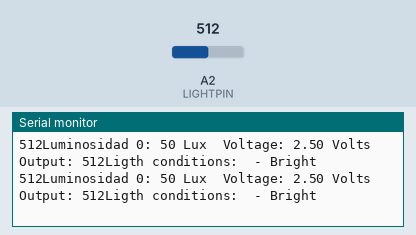
A sketch run on a simulated Arduino Uno, built with avr-gcc and run on an emulated ATmega328P. Parts: the last lines printed to the serial monitor. The test bench sets the inputs (shaded band); at power-on: A2 (LIGHTPIN) = 512.

Above: at 1.8 s.
1.9 s: A2 (LIGHTPIN) set to 490
At 2.8 s:
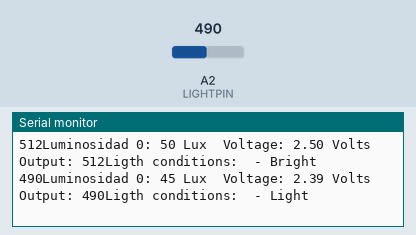
4.5 s: A2 (LIGHTPIN) set to 190
At 5.6 s:
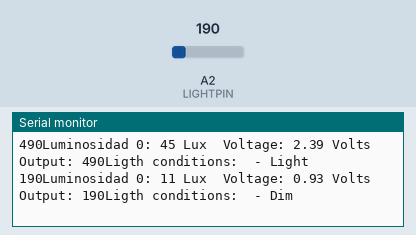
7.5 s: A2 (LIGHTPIN) set to 0
At 8.9 s:
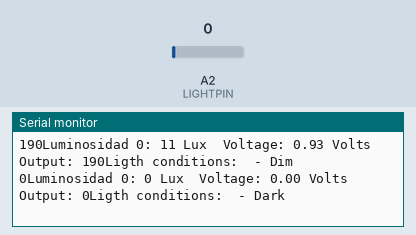
10.5 s: A2 (LIGHTPIN) set to 810
At 11.9 s:
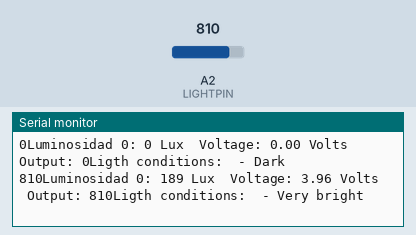

The sketch:

light_senser.ino
```cpp
#define LIGHTPIN 16

void setup() {
  pinMode(LIGHTPIN, INPUT);

  Serial.begin(19200); //  setup serial
}
int photocellPin0 = 0; // the cell and 10K pulldown are connected to a0
int photocellReading0; // the analog reading from the analog resistor divider
float Res0=10.0; // Resistance in the circuit of sensor 0 (KOhms)

void loop() {
  photocellReading0 = analogRead(LIGHTPIN); // Read the analogue pin
  float Vout0 = photocellReading0 * 0.0048828125;   // calculate the voltage
  int lux0 = 500 / (Res0 * ((5 - Vout0) / Vout0));   // calculate the Lux
  Serial.print(photocellReading0);
  Serial.print(
      "Luminosidad 0: "); // Print the measurement (in Lux units) in the screen
  Serial.print(lux0);
  Serial.print(" Lux\t");
  Serial.print("Voltage: "); // Print the calculated voltage returned to pin 0
  Serial.print(Vout0);
  Serial.print(" Volts\t");
  Serial.print("Output: ");
  Serial.print(photocellReading0);    // Print the measured level at pin 0
  Serial.print("Ligth conditions: "); // Print an approach to ligth conditions
  if (photocellReading0 < 10) {
    Serial.println(" - Dark");
  } else if (photocellReading0 < 200) {
    Serial.println(" - Dim");
  } else if (photocellReading0 < 500) {
    Serial.println(" - Light");
  } else if (photocellReading0 < 800) {
    Serial.println(" - Bright");
  } else {
    Serial.println(" - Very bright");
  }
  delay(1000);
}
```

Measured:
- after the input at 1.9 s, the serial monitor: prints a new line after 0.12 s (image 1)
- after the input at 4.5 s, the serial monitor: prints a new line after 0.55 s (image 2)
- after the input at 7.5 s, the serial monitor: prints a new line after 0.58 s (image 3)
- after the input at 10.5 s, the serial monitor: prints a new line after 0.60 s (image 4)
